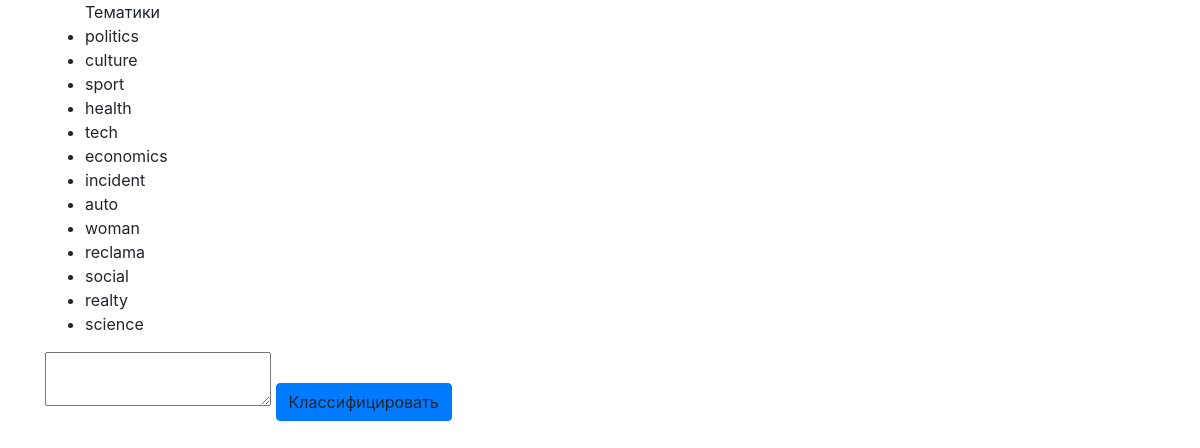
Page /classifiers/1/info/ on the committed database.
### app/models.py (models this page shows, shortened)
class Topic(models.Model):
    name = models.CharField(max_length=100)
    classifier = models.ForeignKey('Classifier', blank=True, null=True)
    class Meta:
        unique_together = ('name', 'classifier',)

### app/views.py (the view)
# urls.py: url(r'^classifiers/(?P<pk>\d+)/info/$', views.ClassifierInfoView, name='classifier-info'),
def ClassifierInfoView(request, pk):
    topics = Topic.objects.filter(classifier__id = pk)
    return render(request,'app/classifier_info.html',context={'topics':
                                                    topics,'classifier_pk':pk})

### app/templates/app/classifier_info.html (shortened to what this page needs)
{% extends "app/base.html" %}
{% load staticfiles %}
{% block styles %}
        <link rel="stylesheet" type="text/css" href="{% static 'css/bootstrap.min.css' %}"/>
{% endblock styles %}
{%block content%}
<div class ='table-cont' style = "width:900px;">
<div >
   		<ul>Тематики
   		{% for topic in topics %}
   			<li>
                  {{topic.name}}
   			</li>
   		{% endfor %}
   	</div>
      <div>
      <textarea id="text">
      </textarea>
      <a id='classify' class='btn btn-primary'>
      Классифицировать
      </a>
      </div>
   </div>
{%endblock content%}

### app/templates/app/base.html (shortened to what this page needs)
{% load staticfiles %}
<!DOCTYPE html>
<html>
<head>
	 {% block styles %}{% endblock styles %}
</head>
<body>
<div class='container'>
{%block content%}
{%endblock content%}
</div>
</body>
</html>

### rows in the picture
Topic: name "politics"
Topic: name "culture"
Topic: name "sport"
Topic: name "health"
Topic: name "tech"
Topic: name "economics"
Topic: name "incident"
Topic: name "auto"
Topic: name "woman"
Topic: name "reclama"
Topic: name "social"
Topic: name "realty"
Topic: name "science"
